Frame 1 (no input): blank canvas, image omitted
Frame 60 (the mouse pressed at the canvas centre just before this capture): blank canvas, image omitted
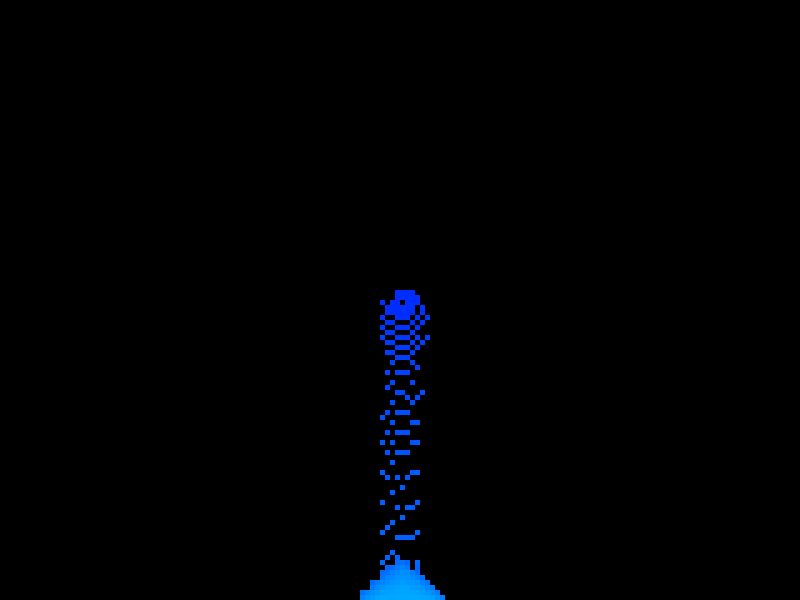
Frame 120 (the mouse held since frame 60 and released just before this capture)

The Processing sketch whose frames 1 and 60 were blank and that drew this single picture after the mouse press (run headless with seeded random() and noise(); from frame 60 on, the mouse is pressed at the canvas centre):

// Processing sketch: p180_falling_sand_2_gravity_acceleration
// ── p180_falling_sand_2_gravity_acceleration.pde
float[][] grid;
float[][] velocityGrid;

int w;
int cols, rows;
float hueValue;

float gravity;

void setup() {
  size(800, 600);
  colorMode(HSB, 360, 255, 255);
  reset();
}

void reset() {
  w = 5;
  hueValue = 200;
  gravity = 0.1;
  cols = width / w;
  rows = height / w;
  grid = new float[cols+1][rows+1];
  velocityGrid = new float[cols+1][rows+1];
}

void draw() {
  background(0);

  if (mousePressed) {
    int mouseCol = floor(mouseX / w);
    int mouseRow = floor(mouseY / w);

    // Randomly add an area of sand particles
    int matrix = 5;
    int extent = floor(matrix / 2);
    for (int i = -extent; i <= extent; i++) {
      for (int j = -extent; j <= extent; j++) {
        if (random(1) < 0.75) {
          int col = mouseCol + i;
          int row = mouseRow + j;
          if (withinCols(col) && withinRows(row)) {
            grid[col][row] = hueValue;
            velocityGrid[col][row] = 1;
          }
        }
      }
    }
    // Change the color of the sand over time
    hueValue += 0.5;
    if (hueValue > 360) {
      hueValue = 1;
    }
  }

  //frameRate(1);

  // Draw the sand
  for (int i = 0; i < cols; i++) {
    for (int j = 0; j < rows; j++) {
      noStroke();
      if (grid[i][j] > 0) {
        fill(grid[i][j], 255, 255);
        int x = i * w;
        int y = j * w;
        square(x, y, w);
      }
    }
  }

  // Create a 2D array for the next frame of animation
  float[][] nextGrid = new float[cols+1][rows+1];
  float[][] nextVelocityGrid = new float[cols+1][rows+1];

  // Check every cell
  for (int i = 0; i < cols; i++) {
    for (int j = 0; j < rows; j++) {
      // What is the state?
      float state = grid[i][j];
      float velocity = velocityGrid[i][j];
      boolean moved = false;
      if (state > 0) {
        int newPos = int(j + velocity);
        for (int y = min(newPos, rows-1); y > j; y--) {
          float below = grid[i][y];
          if (y >= rows)
            below = -1;

          int dir = 1;
          if (random(1) < 0.5) {
            dir *= -1;
          }
          float belowA = -1;
          float belowB = -1;
          if (withinCols(i + dir)) belowA = grid[i + dir][y];
          if (withinCols(i - dir)) belowB = grid[i - dir][y];

          if (below == 0) {
            nextGrid[i][y] = state;
            nextVelocityGrid[i][y] = velocity + gravity;
            moved = true;
            break;
          } else if (below != -1 && belowA == 0) {
            nextGrid[i + dir][y] = state;
            nextVelocityGrid[i + dir][y] = velocity + gravity;
            moved = true;
            break;
          } else if (below != -1 && belowB == 0) {
            nextGrid[i - dir][y] = state;
            nextVelocityGrid[i - dir][y] = velocity + gravity;
            moved = true;
            break;
          }
        }
      }

      if (state > 0 && !moved) {
        nextGrid[i][j] = grid[i][j];
        nextVelocityGrid[i][j] = velocityGrid[i][j] + gravity;
      }
    }
  }
  grid = nextGrid;
  velocityGrid = nextVelocityGrid;
}

boolean withinCols(int i) {
  return i >= 0 && i <= cols - 1;
}

boolean withinRows(int j) {
  return j >= 0 && j <= rows - 1;
}
